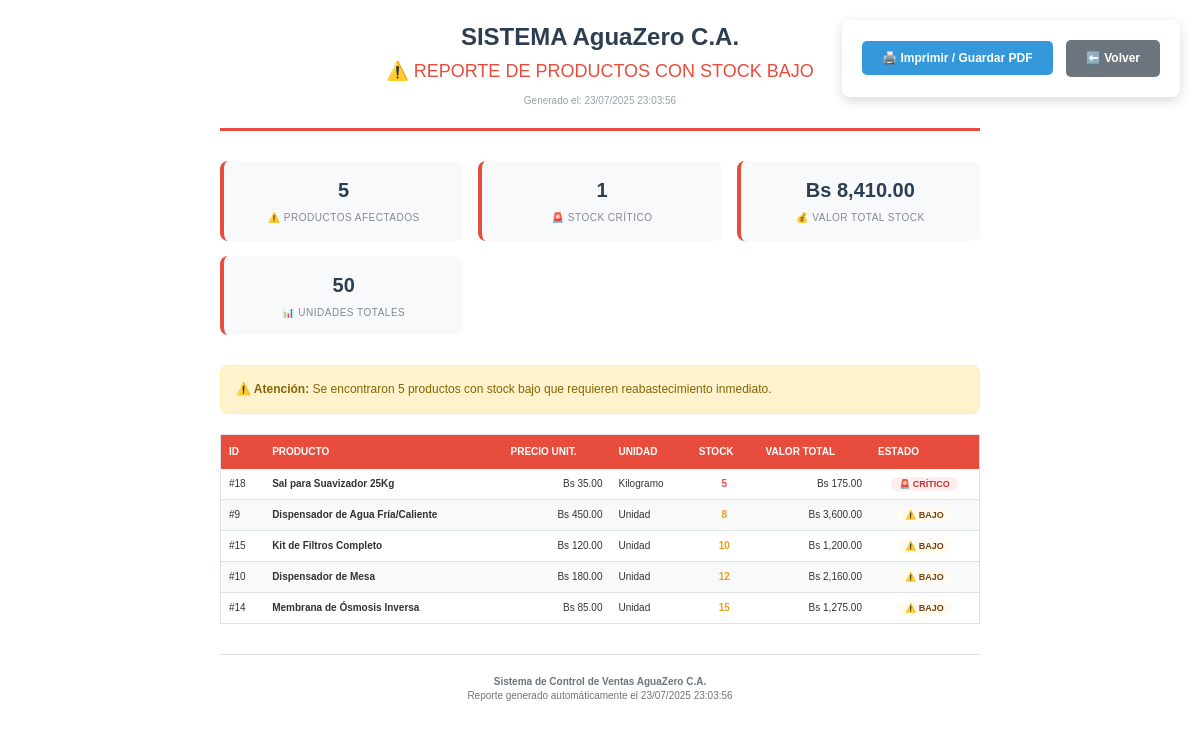
The app's page /index.php?action=invoice&method=lowStockReport&threshold=10 (signed in) with its own data.
### tables this page shows
CREATE TABLE `producto` (
  `id_producto` int(11) NOT NULL AUTO_INCREMENT,
  `Nombre` varchar(100) NOT NULL,
  `Precio` decimal(10,2) NOT NULL,
  `Unidad` varchar(20) NOT NULL,
  `id_proveedor` int(11) DEFAULT NULL,
  `Fecha_Registro` timestamp NOT NULL DEFAULT current_timestamp(),
  `Estado` enum('Activo','Inactivo') DEFAULT 'Activo',
  `Umbral_Bajo` int(11) NOT NULL DEFAULT 15,
  `Umbral_Critico` int(11) NOT NULL DEFAULT 5,
  PRIMARY KEY (`id_producto`),
  KEY `idx_nombre` (`Nombre`),
  KEY `idx_precio` (`Precio`),
  KEY `idx_proveedor` (`id_proveedor`),
  KEY `idx_producto_proveedor_stock` (`id_proveedor`,`Estado`),
  CONSTRAINT `producto_ibfk_1` FOREIGN KEY (`id_proveedor`) REFERENCES `proveedor` (`id_proveedor`) ON DELETE SET NULL ON UPDATE CASCADE
);

### controllers/InvoiceController.php (called while the page is built, shortened)
<?php
require_once 'models/ProductModel.php';
class InvoiceController {
    private $productModel;
    public function __construct() {
        $database = new Database();
        $db = $database->getConnection();
        $this->productModel = new ProductModel($db);
    }
    public function lowStockReport() {
        $threshold = isset($_GET['threshold']) ? (int)$_GET['threshold'] : 10;
        $products = $this->productModel->getProductsWithLowStock($threshold);
        require_once 'views/invoices/low_stock_report.php';
    }
}
?>

### controllers/models/ProductModel.php (called while the page is built, shortened)
<?php
class ProductModel {
    private $conn;
    public function __construct($db) {
        $this->conn = $db;
    }
    public function getProductsWithLowStock($threshold = 10) {
        $query = "SELECT p.*, COALESCE(s.Cantidad, 0) as Cantidad, pr.Nombre as Proveedor_Nombre
                  FROM Producto p
                  LEFT JOIN Stock s ON p.id_producto = s.id_producto
                  LEFT JOIN Proveedor pr ON p.id_proveedor = pr.id_proveedor
                  WHERE COALESCE(s.Cantidad, 0) <= p.Umbral_Bajo
                  ORDER BY s.Cantidad ASC, p.Nombre ASC";
        $stmt = $this->conn->prepare($query);
        $stmt->execute();
        return $stmt->fetchAll(PDO::FETCH_ASSOC);
    }
}
?>

### views/invoices/low_stock_report.php (the view, shortened to what this page needs)
<!DOCTYPE html>
<html lang="es">
<head>
</head>
<body>
    <div class="no-print">
        <button onclick="window.print()" class="btn btn-primary">🖨️ Imprimir / Guardar PDF</button>
        <a href="index.php?action=reportes&method=lowStock" class="btn btn-secondary">⬅️ Volver</a>
    </div>
    <div class="report-container">
        <div class="report-header">
            <div class="company-name">SISTEMA AguaZero C.A.</div>
            <div class="report-title">⚠️ REPORTE DE PRODUCTOS CON STOCK BAJO</div>
            <div class="report-date">Generado el: <?php echo date('d/m/Y H:i:s'); ?></div>
        </div>
        <div class="stats-grid">
            <div class="stat-card">
                <span class="stat-number"><?php echo count($products); ?></span>
                <span class="stat-label">⚠️ Productos Afectados</span>
            </div>
            <div class="stat-card">
                <span class="stat-number"><?php echo count(array_filter($products, function($p) { return $p['Cantidad'] <= $p['Umbral_Critico']; })); ?></span>
                <span class="stat-label">🚨 Stock Crítico</span>
            </div>
            <div class="stat-card">
                <span class="stat-number">Bs <?php echo number_format(array_sum(array_map(function($p) { return $p['Precio'] * $p['Cantidad']; }, $products)), 2); ?></span>
                <span class="stat-label">💰 Valor Total Stock</span>
            </div>
            <div class="stat-card">
                <span class="stat-number"><?php echo array_sum(array_column($products, 'Cantidad')); ?></span>
                <span class="stat-label">📊 Unidades Totales</span>
            </div>
        </div>
        <?php if (!empty($products)): ?>
        <div class="alert">
            <strong>⚠️ Atención:</strong> Se encontraron <?php echo count($products); ?> productos con stock bajo que requieren reabastecimiento inmediato.
        </div>
        <?php endif; ?>
        <?php if (!empty($products)): ?>
        <table class="data-table">
            <thead>
                <tr>
                    <th>ID</th>
                    <th>Producto</th>
                    <th class="text-right">Precio Unit.</th>
                    <th>Unidad</th>
                    <th class="text-center">Stock</th>
                    <th class="text-right">Valor Total</th>
                    <th class="text-center">Estado</th>
                </tr>
            </thead>
            <tbody>
                <?php foreach ($products as $product):
                    $valorProducto = $product['Precio'] * $product['Cantidad'];
                ?>
                <tr>
                    <td>#<?php echo $product['id_producto']; ?></td>
                    <td><strong><?php echo htmlspecialchars($product['Nombre']); ?></strong></td>
                    <td class="text-right">Bs <?php echo number_format($product['Precio'], 2); ?></td>
                    <td><?php echo htmlspecialchars($product['Unidad']); ?></td>
                    <td class="text-center"><strong style="color: <?php echo $product['Cantidad'] <= $product['Umbral_Critico'] ? '#e74c3c' : '#f39c12'; ?>;"><?php echo $product['Cantidad']; ?></strong></td>
                    <td class="text-right">Bs <?php echo number_format($valorProducto, 2); ?></td>
                    <td class="text-center">
                        <?php if ($product['Cantidad'] <= $product['Umbral_Critico']): ?>
                            <span class="status-critical">🚨 CRÍTICO</span>
                        <?php else: ?>
                            <span class="status-low">⚠️ BAJO</span>
                        <?php endif; ?>
                    </td>
                </tr>
                <?php endforeach; ?>
            </tbody>
        </table>
        <?php endif; ?>
        <div class="footer">
            <p><strong>Sistema de Control de Ventas AguaZero C.A.</strong></p>
            <p>Reporte generado automáticamente el <?php echo date('d/m/Y H:i:s'); ?></p>
        </div>
    </div>
</body>
</html>

### views/invoices/low_stock_report.php (style rules this page uses)
* { margin: 0; padding: 0; box-sizing: border-box; }
body { font-family: 'Arial', sans-serif; font-size: 12px; line-height: 1.4; color: #333; background: white; }
.report-container { max-width: 800px; margin: 0 auto; padding: 20px; background: white; }
.report-header { text-align: center; margin-bottom: 30px; padding-bottom: 20px; border-bottom: 3px solid #e74c3c; }
.company-name { font-size: 24px; font-weight: bold; color: #2c3e50; margin-bottom: 5px; }
.report-title { font-size: 18px; color: #e74c3c; margin-bottom: 10px; }
.report-date { font-size: 10px; color: #95a5a6; }
.stats-grid { display: grid; grid-template-columns: repeat(auto-fit, minmax(180px, 1fr)); gap: 15px; margin-bottom: 30px; }
.stat-card { background: #f8f9fa; padding: 15px; border-radius: 8px; text-align: center; border-left: 4px solid #e74c3c; }
.stat-number { font-size: 20px; font-weight: bold; color: #2c3e50; display: block; margin-bottom: 5px; }
.stat-label { font-size: 10px; color: #7f8c8d; text-transform: uppercase; letter-spacing: 0.5px; }
.data-table { width: 100%; border-collapse: collapse; margin-bottom: 30px; border: 1px solid #dee2e6; }
.data-table th { background: #e74c3c; color: white; padding: 10px 8px; text-align: left; font-size: 10px; font-weight: bold; text-transform: uppercase; }
.data-table td { padding: 8px; border-bottom: 1px solid #dee2e6; font-size: 10px; }
.data-table tr:nth-child(even) { background: #f8f9fa; }
.status-critical { background: #fee; color: #c53030; padding: 2px 8px; border-radius: 12px; font-weight: bold; font-size: 9px; }
.status-low { background: #fffbf0; color: #744210; padding: 2px 8px; border-radius: 12px; font-weight: bold; font-size: 9px; }
.text-right { text-align: right; }
.text-center { text-align: center; }
.no-print { position: fixed; top: 20px; right: 20px; z-index: 1000; background: white; padding: 15px; border-radius: 8px; box-shadow: 0 4px 12px rgba(0,0,0,0.15); }
.btn { display: inline-block; padding: 10px 20px; margin: 5px; border: none; border-radius: 5px; text-decoration: none; font-size: 12px; font-weight: bold; cursor: pointer; transition: all 0.3s ease; }
.btn-primary { background: #3498db; color: white; }
.btn-secondary { background: #6c757d; color: white; }
.footer { text-align: center; padding-top: 20px; border-top: 1px solid #dee2e6; font-size: 10px; color: #6c757d; }
.alert { background: #fff3cd; border: 1px solid #ffeaa7; border-radius: 8px; padding: 15px; margin-bottom: 20px; color: #856404; }

### records on screen
producto: id_producto "18", Nombre "Sal para Suavizador 25Kg", Precio "35.00", Unidad "Kilogramo", Cantidad "5", valorProducto "175.00", Umbral_Critico "🚨 CRÍTICO"
producto: id_producto "9", Nombre "Dispensador de Agua Fría/Caliente", Precio "450.00", Unidad "Unidad", Cantidad "8", valorProducto "3,600.00", Umbral_Critico "⚠️ BAJO"
producto: id_producto "15", Nombre "Kit de Filtros Completo", Precio "120.00", Unidad "Unidad", Cantidad "10", valorProducto "1,200.00", Umbral_Critico "⚠️ BAJO"
producto: id_producto "10", Nombre "Dispensador de Mesa", Precio "180.00", Unidad "Unidad", Cantidad "12", valorProducto "2,160.00", Umbral_Critico "⚠️ BAJO"
producto: id_producto "14", Nombre "Membrana de Ósmosis Inversa", Precio "85.00", Unidad "Unidad", Cantidad "15", valorProducto "1,275.00", Umbral_Critico "⚠️ BAJO"

### other values on screen
count($products) "5"
array_sum(array_column($products, 'Cantidad')) "50"
